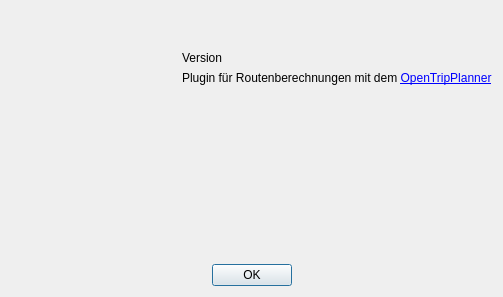
<?xml version="1.0" encoding="UTF-8"?>
<ui version="4.0">
 <class>InfoDialog</class>
 <widget class="QDialog" name="InfoDialog">
  <property name="windowModality">
   <enum>Qt::WindowModal</enum>
  </property>
  <property name="geometry">
   <rect>
    <x>0</x>
    <y>0</y>
    <width>503</width>
    <height>297</height>
   </rect>
  </property>
  <property name="sizePolicy">
   <sizepolicy hsizetype="Fixed" vsizetype="Fixed">
    <horstretch>0</horstretch>
    <verstretch>0</verstretch>
   </sizepolicy>
  </property>
  <property name="windowTitle">
   <string>Über</string>
  </property>
  <property name="modal">
   <bool>true</bool>
  </property>
  <layout class="QVBoxLayout" name="verticalLayout">
   <item>
    <layout class="QHBoxLayout" name="horizontalLayout_2">
     <item>
      <widget class="QLabel" name="label_2">
       <property name="maximumSize">
        <size>
         <width>200</width>
         <height>200</height>
        </size>
       </property>
       <property name="text">
        <string/>
       </property>
       <property name="pixmap">
        <pixmap resource="resources.qrc">:/plugins/OTP/icon.png</pixmap>
       </property>
       <property name="scaledContents">
        <bool>true</bool>
       </property>
      </widget>
     </item>
     <item>
      <layout class="QVBoxLayout" name="verticalLayout_2">
       <item>
        <spacer name="verticalSpacer_2">
         <property name="orientation">
          <enum>Qt::Vertical</enum>
         </property>
         <property name="sizeHint" stdset="0">
          <size>
           <width>20</width>
           <height>40</height>
          </size>
         </property>
        </spacer>
       </item>
       <item>
        <widget class="QLabel" name="version_label">
         <property name="text">
          <string>Version</string>
         </property>
         <property name="alignment">
          <set>Qt::AlignLeading|Qt::AlignLeft|Qt::AlignVCenter</set>
         </property>
        </widget>
       </item>
       <item>
        <widget class="QLabel" name="label_3">
         <property name="text">
          <string>&lt;html&gt;&lt;head/&gt;&lt;body&gt;&lt;p&gt;Plugin für Routenberechnungen mit dem &lt;a href=&quot;http://www.opentripplanner.org/&quot;&gt;&lt;span style=&quot; text-decoration: underline; color:#0000ff;&quot;&gt;OpenTripPlanner&lt;/span&gt;&lt;/a&gt;&lt;/p&gt;&lt;/body&gt;&lt;/html&gt;</string>
         </property>
         <property name="textFormat">
          <enum>Qt::RichText</enum>
         </property>
         <property name="alignment">
          <set>Qt::AlignLeading|Qt::AlignLeft|Qt::AlignVCenter</set>
         </property>
         <property name="openExternalLinks">
          <bool>true</bool>
         </property>
        </widget>
       </item>
       <item>
        <spacer name="verticalSpacer_3">
         <property name="orientation">
          <enum>Qt::Vertical</enum>
         </property>
         <property name="sizeHint" stdset="0">
          <size>
           <width>20</width>
           <height>40</height>
          </size>
         </property>
        </spacer>
       </item>
       <item>
        <spacer name="verticalSpacer">
         <property name="orientation">
          <enum>Qt::Vertical</enum>
         </property>
         <property name="sizeHint" stdset="0">
          <size>
           <width>20</width>
           <height>40</height>
          </size>
         </property>
        </spacer>
       </item>
      </layout>
     </item>
    </layout>
   </item>
   <item>
    <spacer name="verticalSpacer_4">
     <property name="orientation">
      <enum>Qt::Vertical</enum>
     </property>
     <property name="sizeHint" stdset="0">
      <size>
       <width>20</width>
       <height>40</height>
      </size>
     </property>
    </spacer>
   </item>
   <item>
    <layout class="QHBoxLayout" name="horizontalLayout">
     <item>
      <spacer name="horizontalSpacer_2">
       <property name="orientation">
        <enum>Qt::Horizontal</enum>
       </property>
       <property name="sizeHint" stdset="0">
        <size>
         <width>40</width>
         <height>20</height>
        </size>
       </property>
      </spacer>
     </item>
     <item>
      <widget class="QPushButton" name="close_button">
       <property name="text">
        <string>OK</string>
       </property>
      </widget>
     </item>
     <item>
      <spacer name="horizontalSpacer">
       <property name="orientation">
        <enum>Qt::Horizontal</enum>
       </property>
       <property name="sizeHint" stdset="0">
        <size>
         <width>40</width>
         <height>20</height>
        </size>
       </property>
      </spacer>
     </item>
    </layout>
   </item>
  </layout>
 </widget>
 <connections/>
</ui>
